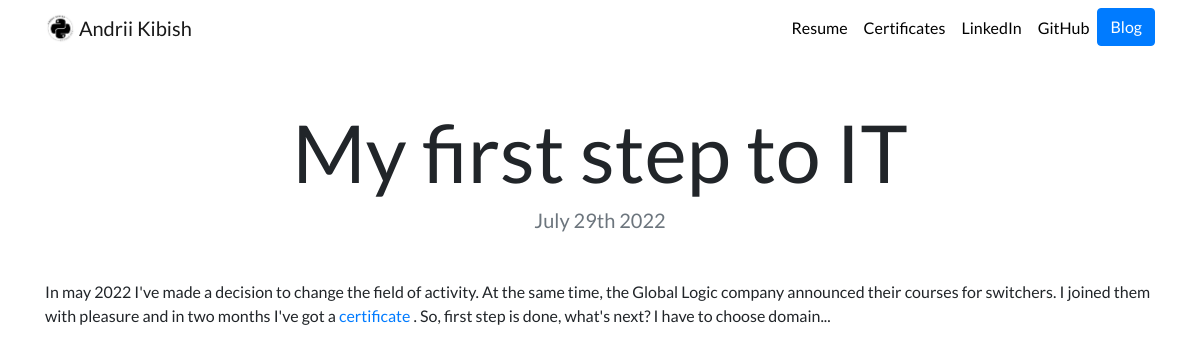
Page /blog/1/ on the committed database.
### blog/models.py (models this page shows, shortened)
class Blog(models.Model):
    title = models.CharField(max_length=128)
    date = models.DateField()
    description = models.CharField(max_length=256)
    blog_text = models.TextField()

### blog/views.py (the view)
# urls.py: path('<int:blog_id>/', views.detail, name='detail'),
def detail(request, blog_id):
    blog = get_object_or_404(Blog, pk=blog_id)
    return render(request, 'blog/detail.html', {'blog': blog})

### blog/templates/blog/detail.html
{% extends "portfolio/base.html" %}
{% load static %}
{% block content %}
<h1 class="text-center mt-5" id="blogdetailtitle">{{ blog.title }}</h1>
<h5 class="text-center text-muted mb-5">{{ blog.date|date:'F jS Y' }}</h5>
{{ blog.blog_text|safe }}
{% endblock %}

### portfolio/static/portfolio/custom.css (style rules this page uses)
body { font-family: 'Lato', sans-serif; }
@media (min-width: 992px) { #blogdetailtitle { font-size: 5rem; } }

### rows in the picture
Blog: title "My first step to IT", date "July 29th 2022", blog_text "In may 2022 I've made a decision to change the field of activity. At the same time, the Global Logic company announced their courses for switchers. I joined them with pleasure and in two months I've got a certificate . So, first step is done, what's next? I have to choose domain..."
